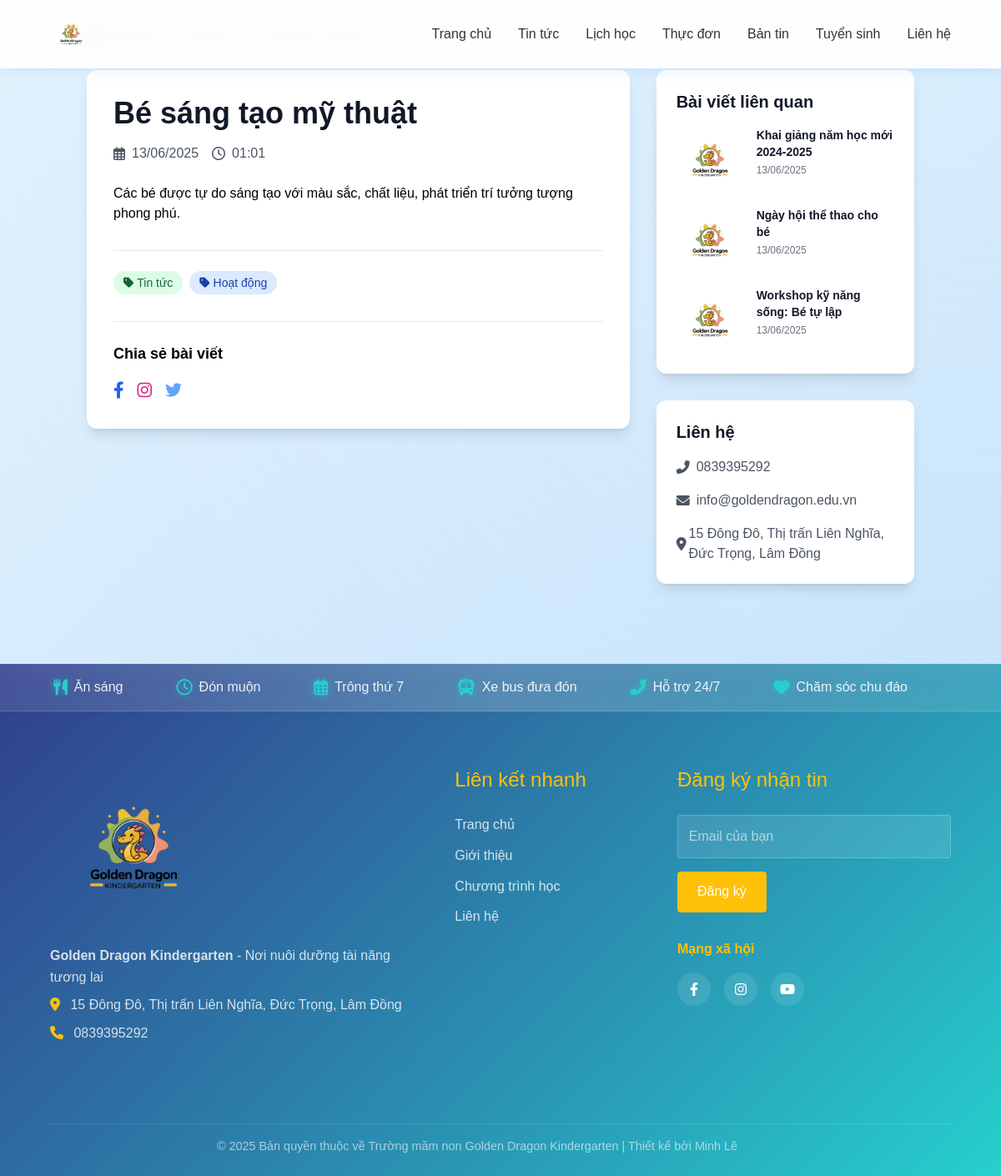
Page /views/pages/ban-tin-detail.php?id=5 on the committed database.
### tables this page shows
CREATE TABLE IF NOT EXISTS posts (
    id INT AUTO_INCREMENT PRIMARY KEY,
    title VARCHAR(255) NOT NULL,
    content TEXT NOT NULL,
    image VARCHAR(255) DEFAULT NULL,
    status ENUM('draft', 'published') NOT NULL DEFAULT 'draft',
    created_at DATETIME DEFAULT CURRENT_TIMESTAMP,
    updated_at DATETIME DEFAULT CURRENT_TIMESTAMP ON UPDATE CURRENT_TIMESTAMP
);

### includes/Database.php (called while the page is built, shortened)
<?php
class Database {
    private $host = 'localhost';
    private $db_name = 'rongvang';
    private $username = 'root';
    private $password = '';
    private $conn;
    private static $instance = null;
    private function __construct() {
        try {
            $this->conn = new PDO(
                "mysql:host={$this->host};dbname={$this->db_name};charset=utf8mb4",
                $this->username,
                $this->password,
                [
                    PDO::ATTR_ERRMODE => PDO::ERRMODE_EXCEPTION,
                    PDO::ATTR_DEFAULT_FETCH_MODE => PDO::FETCH_ASSOC,
                    PDO::ATTR_EMULATE_PREPARES => false
                ]
            );
        } catch (PDOException $e) {
            error_log("Database Connection Error: " . $e->getMessage());
            throw new Exception("Database connection failed");
        }
    }
    public static function getInstance() {
        if (self::$instance === null) {
            self::$instance = new self();
        }
        return self::$instance;
    }
    public function getConnection() {
        return $this->conn;
    }
}

### models/Post.php (called while the page is built, shortened)
<?php
require_once __DIR__ . '/../includes/Database.php';
class Post {
    private $db;
    public function __construct() {
        try {
            $this->db = Database::getInstance()->getConnection();
        } catch (Exception $e) {
            error_log("Post Model Error: " . $e->getMessage());
            throw new Exception("Failed to initialize model");
        }
    }
    public function getById($id) {
        try {
            $sql = "SELECT * FROM posts WHERE id = :id";
            $stmt = $this->db->prepare($sql);
            $stmt->bindParam(':id', $id);
            $stmt->execute();
            return $stmt->fetch(PDO::FETCH_ASSOC);
        } catch (Exception $e) {
            error_log("Get Post Error: " . $e->getMessage());
            return false;
        }
    }
    public function getRecent($limit = 5) {
        try {
            $query = "SELECT * FROM posts ORDER BY created_at DESC LIMIT :limit";
            $stmt = $this->db->prepare($query);
            $stmt->bindParam(':limit', $limit, PDO::PARAM_INT);
            $stmt->execute();
            return $stmt->fetchAll(PDO::FETCH_ASSOC);
        } catch (Exception $e) {
            error_log("Get Recent Posts Error: " . $e->getMessage());
            return [];
        }
    }
}

### views/pages/ban-tin-detail.php (the view, shortened to what this page needs)
<?php
require_once __DIR__ . '/../layouts/header.php';
$postId = isset($_GET['id']) ? (int)$_GET['id'] : 0;
require_once __DIR__ . '/../../models/Post.php';
$postModel = new Post();
$post = $postModel->getById($postId);
$relatedPosts = $postModel->getRecent(3);
?>
<main class="container mx-auto py-8 px-4">
    <nav class="flex mb-8 text-sm">
        <ol class="inline-flex items-center space-x-1 md:space-x-3">
            <li class="inline-flex items-center">
                <a href="/RongVang" class="text-gray-700 hover:text-green-600">
                </a>
            </li>
            <li>
                <div class="flex items-center">
                    <a href="/RongVang/ban-tin" class="text-gray-700 hover:text-green-600">Bản tin</a>
                </div>
            </li>
            <li>
                <div class="flex items-center">
                    <span class="text-gray-500"><?php echo htmlspecialchars($post['title']); ?></span>
                </div>
            </li>
        </ol>
    </nav>
    <div class="grid grid-cols-1 lg:grid-cols-3 gap-8">
        <div class="lg:col-span-2">
            <article class="bg-white rounded-xl shadow-lg overflow-hidden">
                <div class="p-8">
                    <h1 class="text-3xl md:text-4xl font-bold text-gray-900 mb-4">
                        <?php echo htmlspecialchars($post['title']); ?>
                    </h1>
                    <div class="flex items-center text-gray-600 mb-6">
                        <span class="flex items-center mr-4">
                            <i class="far fa-calendar-alt mr-2"></i>
                            <?php echo date('d/m/Y', strtotime($post['created_at'])); ?>
                        </span>
                        <span class="flex items-center">
                            <i class="far fa-clock mr-2"></i>
                            <?php echo date('H:i', strtotime($post['created_at'])); ?>
                        </span>
                    </div>
                    <div class="prose prose-lg max-w-none">
                        <?php echo $post['content']; ?>
                    </div>
                    <div class="mt-8 pt-6 border-t border-gray-200">
                        <div class="flex flex-wrap gap-2">
                            <span class="px-3 py-1 bg-green-100 text-green-800 rounded-full text-sm">
                                <i class="fas fa-tag mr-1"></i>Tin tức
                            </span>
                            <span class="px-3 py-1 bg-blue-100 text-blue-800 rounded-full text-sm">
                                <i class="fas fa-tag mr-1"></i>Hoạt động
                            </span>
                        </div>
                    </div>
                    <div class="mt-8 pt-6 border-t border-gray-200">
                        <h3 class="text-lg font-semibold mb-4">Chia sẻ bài viết</h3>
                        <div class="flex space-x-4">
                            <a href="#" class="text-blue-600 hover:text-blue-800">
                                <i class="fab fa-facebook-f text-xl"></i>
                            </a>
                            <a href="#" class="text-pink-600 hover:text-pink-800">
                                <i class="fab fa-instagram text-xl"></i>
                            </a>
                            <a href="#" class="text-blue-400 hover:text-blue-600">
                                <i class="fab fa-twitter text-xl"></i>
                            </a>
                        </div>
                    </div>
                </div>
            </article>
        </div>
        <div class="lg:col-span-1">
            <div class="bg-white rounded-xl shadow-lg p-6 mb-8">
                <h3 class="text-xl font-bold text-gray-900 mb-4">Bài viết liên quan</h3>
                <div class="space-y-4">
                    <?php foreach ($relatedPosts as $relatedPost): ?>
                        <?php if ($relatedPost['id'] != $post['id']): ?>
                        <a href="/RongVang/ban-tin/<?php echo $relatedPost['id']; ?>"
                           class="block group">
                            <div class="flex items-start space-x-4">
                                <?php if ($relatedPost['image']): ?>
                                <img src="/RongVang/<?php echo htmlspecialchars($relatedPost['image']); ?>"
                                     alt="<?php echo htmlspecialchars($relatedPost['title']); ?>"
                                     class="w-20 h-20 object-cover rounded-lg">
                                <?php else: ?>
                                <img src="/RongVang/asset/img/logo.png"
                                     alt="<?php echo htmlspecialchars($relatedPost['title']); ?>"
                                     class="w-20 h-20 object-cover rounded-lg">
                                <?php endif; ?>
                                <div>
                                    <h4 class="text-sm font-semibold text-gray-900 group-hover:text-green-600">
                                        <?php echo htmlspecialchars($relatedPost['title']); ?>
                                    </h4>
                                    <p class="text-xs text-gray-500 mt-1">
                                        <?php echo date('d/m/Y', strtotime($relatedPost['created_at'])); ?>
                                    </p>
                                </div>
                            </div>
                        </a>
                        <?php endif; ?>
                    <?php endforeach; ?>
                </div>
            </div>
            <div class="bg-white rounded-xl shadow-lg p-6">
                <h3 class="text-xl font-bold text-gray-900 mb-4">Liên hệ</h3>
                <div class="space-y-4">
                    <div class="flex items-center text-gray-600">
                        <i class="fas fa-phone-alt w-6"></i>
                        <span>0839395292</span>
                    </div>
                    <div class="flex items-center text-gray-600">
                        <i class="fas fa-envelope w-6"></i>
                        <span>info@goldendragon.edu.vn</span>
                    </div>
                    <div class="flex items-center text-gray-600">
                        <i class="fas fa-map-marker-alt w-6"></i>
                        <span>15 Đông Đô, Thị trấn Liên Nghĩa, Đức Trọng, Lâm Đồng</span>
                    </div>
                </div>
            </div>
        </div>
    </div>
</main>
<?php require_once __DIR__ . '/../layouts/footer.php'; ?>

### asset/css/home.css (style rules this page uses)
:root { --primary-color: #1976D2; --primary-light: #BBDEFB; --primary-dark: #0D47A1; --accent-color: #FFC107; }
body { margin: 0; font-family: Arial, sans-serif; overflow-x: hidden; background: linear-gradient(135deg, #E3F2FD 0%, #BBDEFB 100%); min-height: 100vh; position: relative; }
body::before { content: ''; position: fixed; top: 0; left: 0; width: 100%; height: 100%; z-index: -1; background: radial-gradient(circle at top right, rgba(255,255,255,0.2) 0%, transparent 70%); }
nav { display: flex; gap: 2rem; }
nav a { text-decoration: none; color: #333; font-weight: 500; transition: color 0.3s; }

### rows in the picture
posts: title "Bé sáng tạo mỹ thuật", created_at "13/06/2025", created_at "01:01", content "Các bé được tự do sáng tạo với màu sắc, chất liệu, phát triển trí tưởng tượng phong phú."
posts: title "Khai giảng năm học mới 2024-2025", created_at "13/06/2025"
posts: title "Ngày hội thể thao cho bé", created_at "13/06/2025"
posts: title "Workshop kỹ năng sống: Bé tự lập", created_at "13/06/2025"
